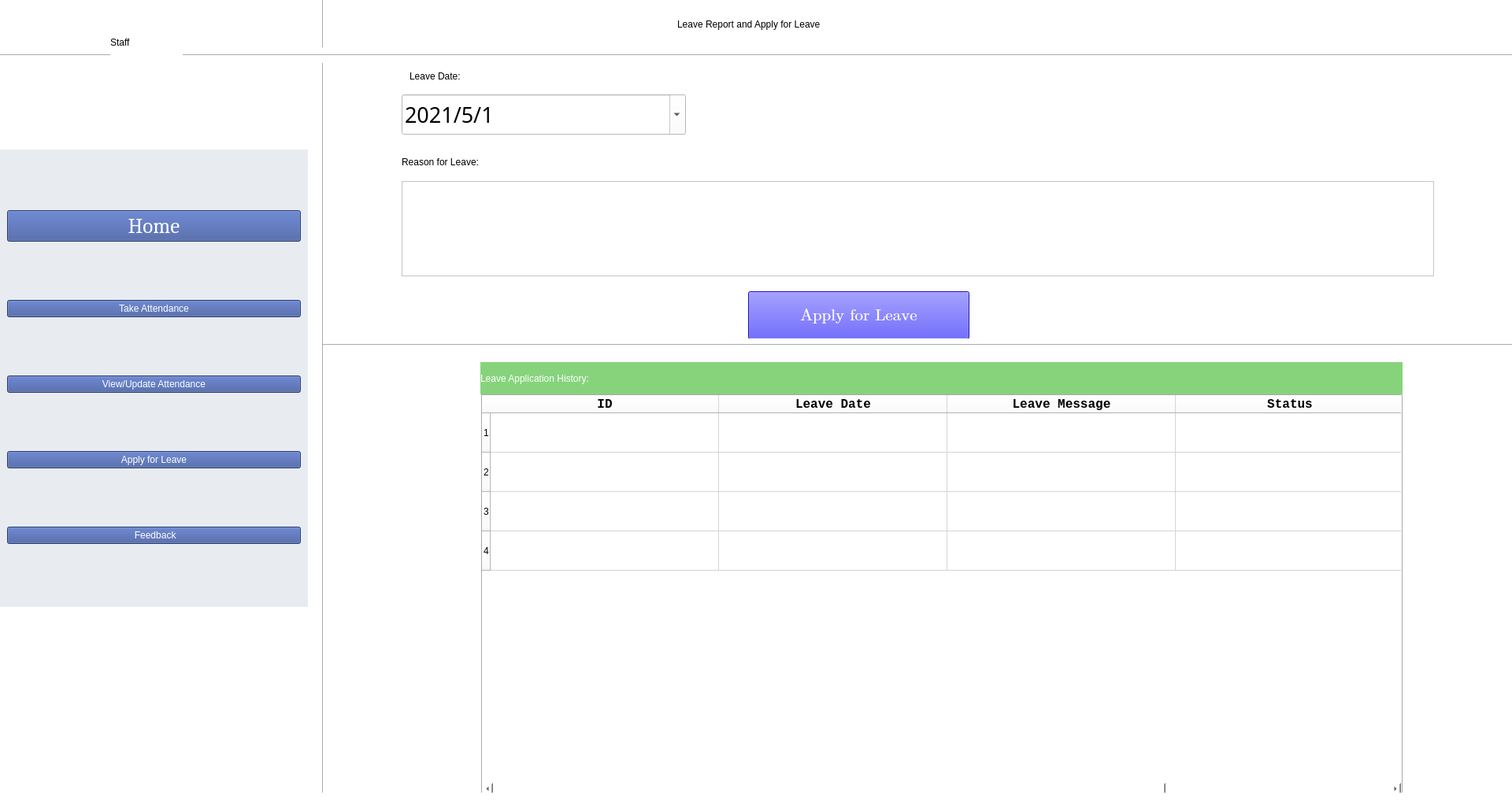
<?xml version="1.0" encoding="UTF-8"?>
<ui version="4.0">
 <class>ApplyLeave</class>
 <widget class="QMainWindow" name="ApplyLeave">
  <property name="enabled">
   <bool>true</bool>
  </property>
  <property name="geometry">
   <rect>
    <x>0</x>
    <y>0</y>
    <width>1920</width>
    <height>1029</height>
   </rect>
  </property>
  <property name="cursor">
   <cursorShape>ArrowCursor</cursorShape>
  </property>
  <property name="windowTitle">
   <string>Leave Application</string>
  </property>
  <property name="layoutDirection">
   <enum>Qt::LeftToRight</enum>
  </property>
  <property name="styleSheet">
   <string notr="true">background-color: rgb(241, 229, 231);
background-color: rgb(255, 255, 255);</string>
  </property>
  <widget class="QWidget" name="centralwidget">
   <widget class="Line" name="line">
    <property name="geometry">
     <rect>
      <x>400</x>
      <y>-50</y>
      <width>20</width>
      <height>1081</height>
     </rect>
    </property>
    <property name="orientation">
     <enum>Qt::Vertical</enum>
    </property>
   </widget>
   <widget class="QFrame" name="verticalFrame">
    <property name="geometry">
     <rect>
      <x>0</x>
      <y>190</y>
      <width>391</width>
      <height>581</height>
     </rect>
    </property>
    <property name="styleSheet">
     <string notr="true">background-color: rgb(232, 236, 241);</string>
    </property>
    <layout class="QVBoxLayout" name="verticalLayout">
     <item>
      <widget class="QPushButton" name="Home_b">
       <property name="font">
        <font>
         <family>Cambria</family>
         <pointsize>20</pointsize>
         <weight>50</weight>
         <italic>false</italic>
         <bold>false</bold>
        </font>
       </property>
       <property name="cursor">
        <cursorShape>PointingHandCursor</cursorShape>
       </property>
       <property name="styleSheet">
        <string notr="true">font: 20pt &quot;Cambria&quot;;
background-color: rgb(58, 83, 155);
color: rgb(255, 255, 255);</string>
       </property>
       <property name="text">
        <string>Home</string>
       </property>
      </widget>
     </item>
     <item>
      <widget class="QPushButton" name="TakeAttendance_b">
       <property name="cursor">
        <cursorShape>PointingHandCursor</cursorShape>
       </property>
       <property name="styleSheet">
        <string notr="true">font: 20pt &quot;Cambria&quot;;
background-color: rgb(58, 83, 155);
color: rgb(255, 255, 255);</string>
       </property>
       <property name="text">
        <string>Take Attendance</string>
       </property>
      </widget>
     </item>
     <item>
      <widget class="QPushButton" name="ViewAttendance_b">
       <property name="cursor">
        <cursorShape>PointingHandCursor</cursorShape>
       </property>
       <property name="styleSheet">
        <string notr="true">font: 20pt &quot;Cambria&quot;;
background-color: rgb(58, 83, 155);
color: rgb(255, 255, 255);</string>
       </property>
       <property name="text">
        <string>View/Update Attendance</string>
       </property>
      </widget>
     </item>
     <item>
      <widget class="QPushButton" name="StaffLeave_b">
       <property name="cursor">
        <cursorShape>PointingHandCursor</cursorShape>
       </property>
       <property name="styleSheet">
        <string notr="true">font: 20pt &quot;Cambria&quot;;
background-color: rgb(58, 83, 155);
color: rgb(255, 255, 255);</string>
       </property>
       <property name="text">
        <string>Apply for Leave</string>
       </property>
      </widget>
     </item>
     <item>
      <widget class="QPushButton" name="StaffFeedback_b">
       <property name="cursor">
        <cursorShape>PointingHandCursor</cursorShape>
       </property>
       <property name="styleSheet">
        <string notr="true">font: 20pt &quot;Cambria&quot;;
background-color: rgb(58, 83, 155);
color: rgb(255, 255, 255);</string>
       </property>
       <property name="text">
        <string> Feedback</string>
       </property>
      </widget>
     </item>
    </layout>
   </widget>
   <widget class="Line" name="line_2">
    <property name="geometry">
     <rect>
      <x>0</x>
      <y>60</y>
      <width>1931</width>
      <height>20</height>
     </rect>
    </property>
    <property name="orientation">
     <enum>Qt::Horizontal</enum>
    </property>
   </widget>
   <widget class="QLabel" name="ApplyLeaveTitle_l">
    <property name="geometry">
     <rect>
      <x>860</x>
      <y>0</y>
      <width>671</width>
      <height>61</height>
     </rect>
    </property>
    <property name="cursor">
     <cursorShape>BlankCursor</cursorShape>
    </property>
    <property name="styleSheet">
     <string notr="true">color: rgb(0, 0, 0);
font: 42pt &quot;Microsoft Himalaya&quot;;</string>
    </property>
    <property name="text">
     <string>Leave Report and Apply for Leave</string>
    </property>
   </widget>
   <widget class="QLabel" name="Subject_l">
    <property name="geometry">
     <rect>
      <x>520</x>
      <y>80</y>
      <width>131</width>
      <height>33</height>
     </rect>
    </property>
    <property name="styleSheet">
     <string notr="true">font: 20pt &quot;Microsoft Himalaya&quot;;</string>
    </property>
    <property name="text">
     <string>Leave Date:</string>
    </property>
    <property name="buddy">
     <cstring>Subject_l</cstring>
    </property>
   </widget>
   <widget class="QPushButton" name="ApplyForLeave_b">
    <property name="geometry">
     <rect>
      <x>950</x>
      <y>370</y>
      <width>281</width>
      <height>61</height>
     </rect>
    </property>
    <property name="font">
     <font>
      <family>Cambria Math</family>
      <pointsize>16</pointsize>
      <weight>50</weight>
      <italic>false</italic>
      <bold>false</bold>
     </font>
    </property>
    <property name="cursor">
     <cursorShape>PointingHandCursor</cursorShape>
    </property>
    <property name="styleSheet">
     <string notr="true">
font: 16pt &quot;Cambria Math&quot;;
selection-color: rgb(85, 170, 255);
color: rgb(255, 255, 255);
background-color: rgb(33, 23, 251);</string>
    </property>
    <property name="text">
     <string>Apply for Leave</string>
    </property>
   </widget>
   <widget class="QTableWidget" name="LeaveHistory_t">
    <property name="geometry">
     <rect>
      <x>610</x>
      <y>500</y>
      <width>1171</width>
      <height>511</height>
     </rect>
    </property>
    <property name="cursor" stdset="0">
     <cursorShape>PointingHandCursor</cursorShape>
    </property>
    <property name="frameShape">
     <enum>QFrame::Box</enum>
    </property>
    <property name="frameShadow">
     <enum>QFrame::Raised</enum>
    </property>
    <property name="rowCount">
     <number>4</number>
    </property>
    <property name="columnCount">
     <number>4</number>
    </property>
    <attribute name="horizontalHeaderDefaultSectionSize">
     <number>290</number>
    </attribute>
    <attribute name="horizontalHeaderMinimumSectionSize">
     <number>50</number>
    </attribute>
    <attribute name="verticalHeaderDefaultSectionSize">
     <number>50</number>
    </attribute>
    <attribute name="verticalHeaderMinimumSectionSize">
     <number>12</number>
    </attribute>
    <row/>
    <row/>
    <row/>
    <row/>
    <column>
     <property name="text">
      <string>ID</string>
     </property>
     <property name="font">
      <font>
       <family>Consolas</family>
       <pointsize>12</pointsize>
       <weight>75</weight>
       <bold>true</bold>
      </font>
     </property>
     <property name="textAlignment">
      <set>AlignCenter</set>
     </property>
    </column>
    <column>
     <property name="text">
      <string>Leave Date</string>
     </property>
     <property name="font">
      <font>
       <family>Consolas</family>
       <pointsize>12</pointsize>
       <weight>75</weight>
       <bold>true</bold>
      </font>
     </property>
     <property name="textAlignment">
      <set>AlignCenter</set>
     </property>
    </column>
    <column>
     <property name="text">
      <string>Leave Message</string>
     </property>
     <property name="font">
      <font>
       <family>Consolas</family>
       <pointsize>12</pointsize>
       <weight>75</weight>
       <bold>true</bold>
      </font>
     </property>
     <property name="textAlignment">
      <set>AlignCenter</set>
     </property>
    </column>
    <column>
     <property name="text">
      <string>Status</string>
     </property>
     <property name="font">
      <font>
       <family>Consolas</family>
       <pointsize>12</pointsize>
       <weight>75</weight>
       <bold>true</bold>
      </font>
     </property>
     <property name="textAlignment">
      <set>AlignCenter</set>
     </property>
    </column>
   </widget>
   <widget class="QLabel" name="Staff_l">
    <property name="geometry">
     <rect>
      <x>140</x>
      <y>20</y>
      <width>92</width>
      <height>67</height>
     </rect>
    </property>
    <property name="cursor">
     <cursorShape>BlankCursor</cursorShape>
    </property>
    <property name="styleSheet">
     <string notr="true">font: 40pt &quot;Microsoft Himalaya&quot;;</string>
    </property>
    <property name="text">
     <string>Staff</string>
    </property>
   </widget>
   <widget class="QLabel" name="Leavehistory_l">
    <property name="geometry">
     <rect>
      <x>610</x>
      <y>460</y>
      <width>1171</width>
      <height>41</height>
     </rect>
    </property>
    <property name="styleSheet">
     <string notr="true">font: 16pt &quot;Cambria Math&quot;;
background-color: rgb(135, 211, 124);
font: 75 16pt &quot;Constantia&quot;;
color: rgb(255, 255, 255);</string>
    </property>
    <property name="text">
     <string>Leave Application History:</string>
    </property>
   </widget>
   <widget class="QTextEdit" name="LeaveReason_te">
    <property name="geometry">
     <rect>
      <x>510</x>
      <y>230</y>
      <width>1311</width>
      <height>121</height>
     </rect>
    </property>
   </widget>
   <widget class="QLabel" name="LeaveReason_l">
    <property name="geometry">
     <rect>
      <x>510</x>
      <y>190</y>
      <width>171</width>
      <height>31</height>
     </rect>
    </property>
    <property name="styleSheet">
     <string notr="true">font: 20pt &quot;Microsoft Himalaya&quot;;</string>
    </property>
    <property name="text">
     <string>Reason for Leave:</string>
    </property>
   </widget>
   <widget class="Line" name="line_3">
    <property name="geometry">
     <rect>
      <x>410</x>
      <y>430</y>
      <width>1511</width>
      <height>16</height>
     </rect>
    </property>
    <property name="orientation">
     <enum>Qt::Horizontal</enum>
    </property>
   </widget>
   <widget class="QDateEdit" name="LeaveApplyDateEdit_de">
    <property name="geometry">
     <rect>
      <x>510</x>
      <y>120</y>
      <width>361</width>
      <height>51</height>
     </rect>
    </property>
    <property name="font">
     <font>
      <family>Microsoft Himalaya</family>
      <pointsize>20</pointsize>
     </font>
    </property>
    <property name="styleSheet">
     <string notr="true">font: 20pt &quot;Microsoft Himalaya&quot;;</string>
    </property>
    <property name="dateTime">
     <datetime>
      <hour>0</hour>
      <minute>0</minute>
      <second>0</second>
      <year>2021</year>
      <month>5</month>
      <day>1</day>
     </datetime>
    </property>
    <property name="displayFormat">
     <string>yyyy/M/d</string>
    </property>
    <property name="calendarPopup">
     <bool>true</bool>
    </property>
   </widget>
  </widget>
  <widget class="QStatusBar" name="statusbar"/>
 </widget>
 <resources/>
 <connections/>
</ui>
